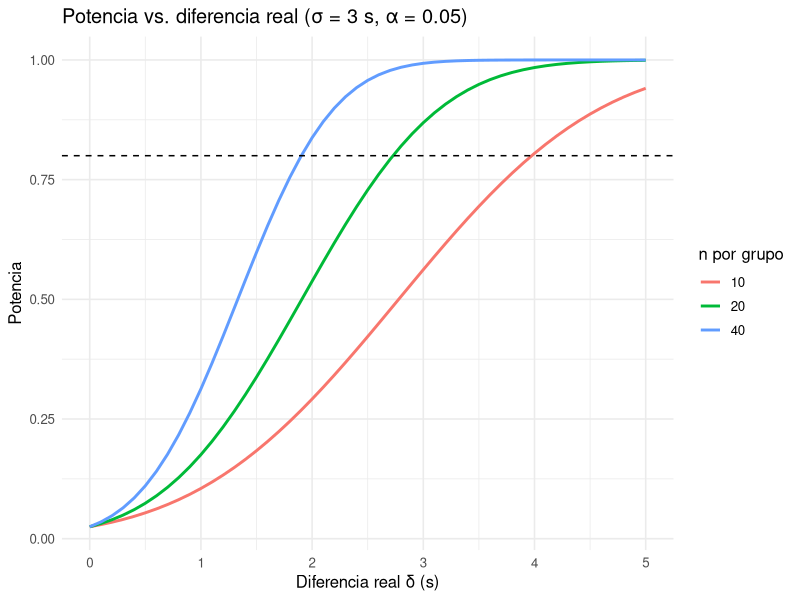
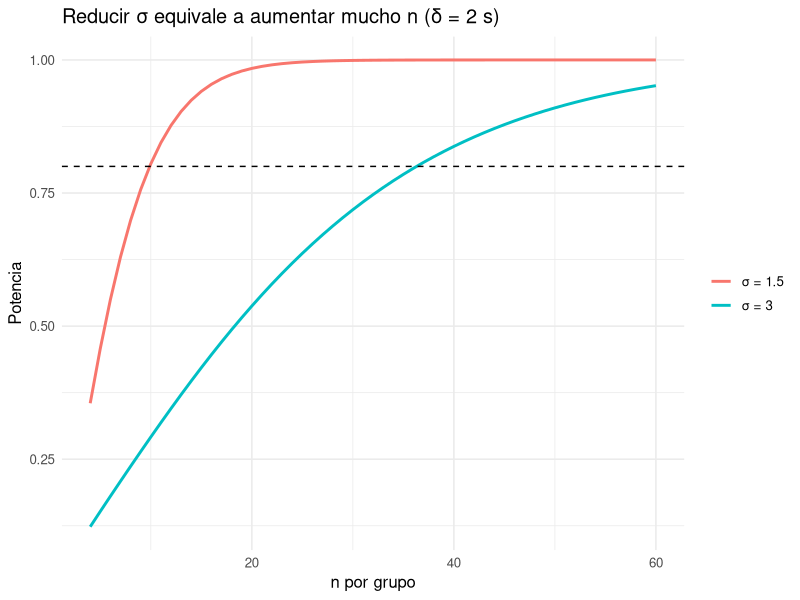
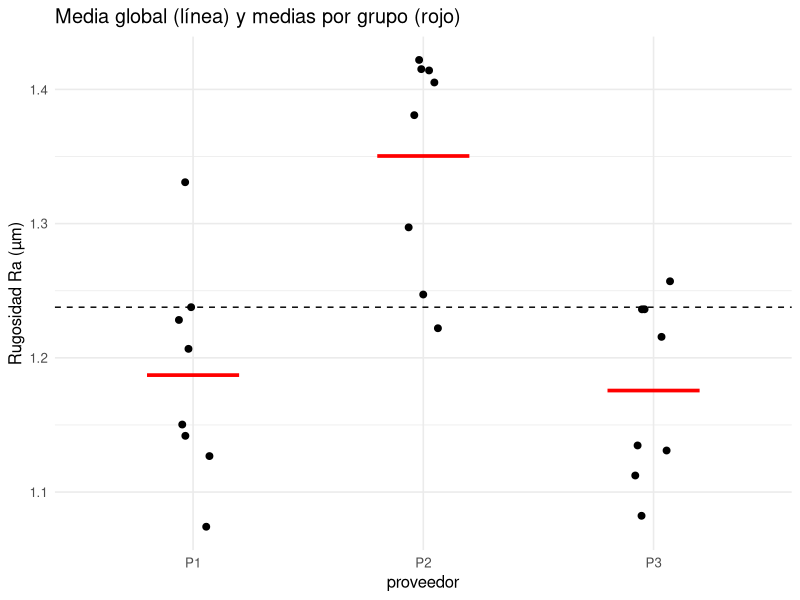

The R source for these figures, in order:
## ---- chunk 1
knitr::opts_chunk$set(echo = TRUE, message = FALSE, warning = FALSE,
                      fig.width = 7, fig.height = 4)
## ---- chunk 2
library(tidyverse)
library(knitr)
library(pwr)
theme_set(theme_minimal(base_size = 12))
## ---- chunk 3
pot <- power.t.test(n = 15, delta = 2, sd = 3, sig.level = 0.05)
pot
## ---- chunk 4
n80 <- power.t.test(power = 0.80, delta = 2, sd = 3, sig.level = 0.05)$n
n90 <- power.t.test(power = 0.90, delta = 2, sd = 3, sig.level = 0.05)$n
c(n_por_grupo_80 = ceiling(n80), n_por_grupo_90 = ceiling(n90))
## ---- chunk 5
pwr.t.test(d = 2 / 3, power = 0.80, sig.level = 0.05, type = "two.sample")
## ---- chunk 6
expand_grid(n = c(10, 20, 40), delta = seq(0, 5, by = 0.1)) |>
  mutate(potencia = map2_dbl(n, delta, ~ power.t.test(n = .x, delta = .y, sd = 3)$power)) |>
  ggplot(aes(delta, potencia, colour = factor(n))) +
  geom_line(linewidth = 1) +
  geom_hline(yintercept = 0.8, linetype = 2) +
  labs(title = "Potencia vs. diferencia real (σ = 3 s, α = 0.05)",
       x = "Diferencia real δ (s)", y = "Potencia", colour = "n por grupo")
## ---- chunk 7
tibble(n = 4:60) |>
  mutate(`σ = 3` = map_dbl(n, ~ power.t.test(n = .x, delta = 2, sd = 3)$power),
         `σ = 1.5` = map_dbl(n, ~ power.t.test(n = .x, delta = 2, sd = 1.5)$power)) |>
  pivot_longer(-n, names_to = "sigma", values_to = "potencia") |>
  ggplot(aes(n, potencia, colour = sigma)) +
  geom_line(linewidth = 1) + geom_hline(yintercept = 0.8, linetype = 2) +
  labs(title = "Reducir σ equivale a aumentar mucho n (δ = 2 s)",
       x = "n por grupo", y = "Potencia", colour = NULL)
## ---- chunk 8
ceiling(power.t.test(power = 0.90, delta = 0.5, sd = 0.5, type = "paired")$n)
## ---- chunk 9
rug <- read_csv("../datos/rugosidad-proveedores.csv")
rug |> group_by(proveedor) |>
  summarise(n = n(), media = mean(rugosidad_um), s = sd(rugosidad_um)) |>
  kable(digits = 3)
ggplot(rug, aes(proveedor, rugosidad_um)) +
  geom_jitter(width = 0.08, size = 2) +
  stat_summary(fun = mean, geom = "crossbar", width = 0.4, colour = "red") +
  geom_hline(yintercept = mean(rug$rugosidad_um), linetype = 2) +
  labs(y = "Rugosidad Ra (µm)", title = "Media global (línea) y medias por grupo (rojo)")
## ---- chunk 10
a <- n_distinct(rug$proveedor); N <- nrow(rug)
gran_media <- mean(rug$rugosidad_um)
tabla <- rug |>
  group_by(proveedor) |>
  mutate(media_grupo = mean(rugosidad_um)) |>
  ungroup() |>
  summarise(SC_entre = sum((media_grupo - gran_media)^2),
            SC_dentro = sum((rugosidad_um - media_grupo)^2),
            SC_total = sum((rugosidad_um - gran_media)^2))
tabla |> kable(digits = 4)
F0 <- (tabla$SC_entre / (a - 1)) / (tabla$SC_dentro / (N - a))
c(F0 = F0, valor_p = 1 - pf(F0, a - 1, N - a)) |> signif(4)
## ---- chunk 11
summary(aov(rugosidad_um ~ proveedor, data = rug))
## ---- chunk 12
tibble(m = c(1, 3, 6, 10, 15)) |>
  mutate(P_al_menos_una_falsa_alarma = 1 - 0.95^m) |> kable(digits = 3)
